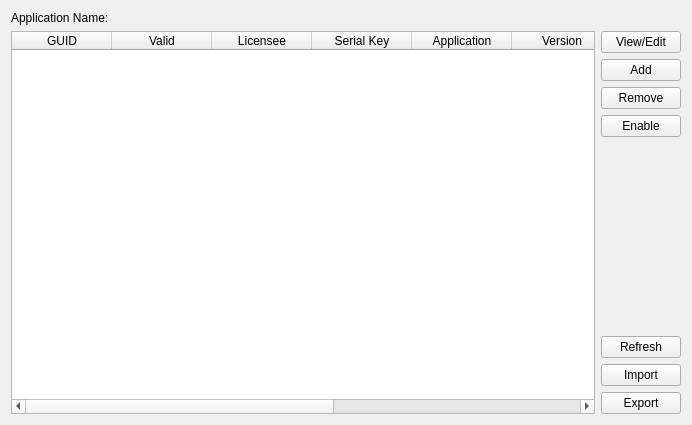
<?xml version="1.0" encoding="UTF-8"?>
<ui version="4.0">
 <class>ZELNLicenseManagerWindow</class>
 <widget class="QWidget" name="ZELNLicenseManagerWindow">
  <property name="geometry">
   <rect>
    <x>0</x>
    <y>0</y>
    <width>692</width>
    <height>425</height>
   </rect>
  </property>
  <property name="windowTitle">
   <string>Zinek License Manager</string>
  </property>
  <property name="windowIcon">
   <iconset resource="ZELNLauncher.qrc">
    <normaloff>:/ZELNLauncher/Resources/ZinekEngine.ico</normaloff>:/ZELNLauncher/Resources/ZinekEngine.ico</iconset>
  </property>
  <layout class="QVBoxLayout" name="verticalLayout_2">
   <item>
    <widget class="QLabel" name="label">
     <property name="text">
      <string>Application Name:</string>
     </property>
    </widget>
   </item>
   <item>
    <layout class="QHBoxLayout" name="horizontalLayout">
     <item>
      <widget class="QTableWidget" name="tblLicenses">
       <property name="editTriggers">
        <set>QAbstractItemView::NoEditTriggers</set>
       </property>
       <property name="alternatingRowColors">
        <bool>true</bool>
       </property>
       <property name="selectionBehavior">
        <enum>QAbstractItemView::SelectRows</enum>
       </property>
       <property name="sortingEnabled">
        <bool>true</bool>
       </property>
       <column>
        <property name="text">
         <string>GUID</string>
        </property>
       </column>
       <column>
        <property name="text">
         <string>Valid</string>
        </property>
       </column>
       <column>
        <property name="text">
         <string>Licensee</string>
        </property>
       </column>
       <column>
        <property name="text">
         <string>Serial Key</string>
        </property>
       </column>
       <column>
        <property name="text">
         <string>Application</string>
        </property>
       </column>
       <column>
        <property name="text">
         <string>Version</string>
        </property>
       </column>
       <column>
        <property name="text">
         <string>Edition</string>
        </property>
       </column>
       <column>
        <property name="text">
         <string>Scope</string>
        </property>
       </column>
       <column>
        <property name="text">
         <string>Enabled</string>
        </property>
       </column>
      </widget>
     </item>
     <item>
      <layout class="QVBoxLayout" name="verticalLayout">
       <item>
        <widget class="QPushButton" name="btnViewEdit">
         <property name="text">
          <string>View/Edit</string>
         </property>
        </widget>
       </item>
       <item>
        <widget class="QPushButton" name="btnAdd">
         <property name="text">
          <string>Add</string>
         </property>
        </widget>
       </item>
       <item>
        <widget class="QPushButton" name="btnRemove">
         <property name="text">
          <string>Remove</string>
         </property>
        </widget>
       </item>
       <item>
        <widget class="QPushButton" name="btnEnable">
         <property name="text">
          <string>Enable</string>
         </property>
        </widget>
       </item>
       <item>
        <spacer name="verticalSpacer">
         <property name="orientation">
          <enum>Qt::Vertical</enum>
         </property>
         <property name="sizeHint" stdset="0">
          <size>
           <width>20</width>
           <height>40</height>
          </size>
         </property>
        </spacer>
       </item>
       <item>
        <widget class="QPushButton" name="btnRefresh">
         <property name="text">
          <string>Refresh</string>
         </property>
        </widget>
       </item>
       <item>
        <widget class="QPushButton" name="btnImport">
         <property name="text">
          <string>Import</string>
         </property>
        </widget>
       </item>
       <item>
        <widget class="QPushButton" name="btnExport">
         <property name="text">
          <string>Export</string>
         </property>
        </widget>
       </item>
      </layout>
     </item>
    </layout>
   </item>
  </layout>
 </widget>
 <tabstops>
  <tabstop>tblLicenses</tabstop>
  <tabstop>btnViewEdit</tabstop>
  <tabstop>btnAdd</tabstop>
  <tabstop>btnRemove</tabstop>
  <tabstop>btnEnable</tabstop>
  <tabstop>btnImport</tabstop>
  <tabstop>btnExport</tabstop>
 </tabstops>
 <resources>
  <include location="ZELNLauncher.qrc"/>
 </resources>
 <connections/>
</ui>
